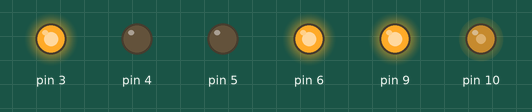
Simulated run of this sketch. Board: Arduino Uno, built with avr-gcc and run on an emulated ATmega328P. On the bench: output pins drawn as LEDs (lit = HIGH).

Above: at 0.05 s.
At 3.5 s:
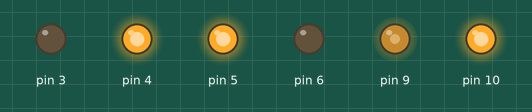
At 5.0 s:
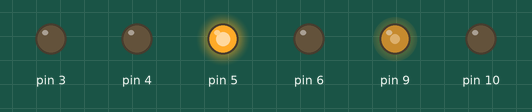
At 6.95 s:
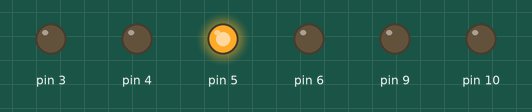
Timing chart, 0 to 9.1 s (numbered marks = the images above):
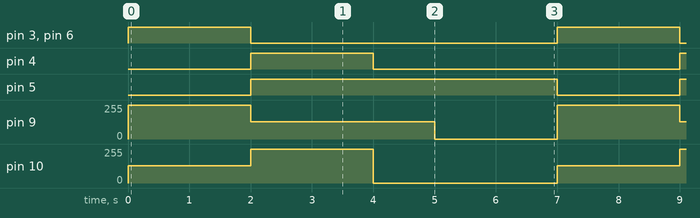

The sketch:

example.ino
```cpp
#include <L298N-can-root.h>

L298N_can_root motorSurucu(3, 4, 5, 6, 9, 10);

void setup() {
    motorSurucu.baslat();
}

void loop() {
    motorSurucu.motor1Yonu(1);   // Motor 1 ileri
    motorSurucu.motor2Yonu(-1);  // Motor 2 geri
    motorSurucu.motor1Hiz(255);  // Motor 1 maksimum hız
    motorSurucu.motor2Hiz(128);  // Motor 2 yarım hız
    delay(2000);

    motorSurucu.motor1Yonu(-1);  // Motor 1 geri
    motorSurucu.motor2Yonu(1);   // Motor 2 ileri
    motorSurucu.motor1Hiz(128);  // Motor 1 yarım hız
    motorSurucu.motor2Hiz(255);  // Motor 2 maksimum hız
    delay(2000);

    motorSurucu.sagaDurdur();    // Sadece sağ motoru durdur
    delay(1000);

    motorSurucu.solaDurdur();    // Sadece sol motoru durdur
    delay(1000);

    motorSurucu.durdur();        // Her iki motoru durdur
    delay(1000);
}
```

L298N-can-root.h
```cpp
#ifndef L298N_can_root_h
#define L298N_can_root_h

#include "Arduino.h"

class L298N_can_root {
public:
    L298N_can_root(int in1, int in2, int in3, int in4, int ena, int enb);
    void baslat();
    void motor1Yonu(int yon);
    void motor2Yonu(int yon);
    void motor1Hiz(int hiz);
    void motor2Hiz(int hiz);
    void ileriGit(int hiz);
    void geriGit(int hiz);
    void solaDon(int hiz);
    void sagaDon(int hiz);
    void durdur();
    void sagaDurdur();   // Sağ motoru durdur
    void solaDurdur();   // Sol motoru durdur

private:
    int _in1, _in2, _in3, _in4, _ena, _enb;
    int _motor1Yonu, _motor2Yonu;
    int _motor1Hiz, _motor2Hiz;
};

#endif
```

L298N-lib.cpp
```cpp
#include "L298N-can-root.h"
#include "Arduino.h"

L298N_can_root::L298N_can_root(int in1, int in2, int in3, int in4, int ena, int enb) {
    _in1 = in1;
    _in2 = in2;
    _in3 = in3;
    _in4 = in4;
    _ena = ena;
    _enb = enb;
    _motor1Yonu = 1;  // 1: İleri, -1: Geri
    _motor2Yonu = 1;  // 1: İleri, -1: Geri
    _motor1Hiz = 255; // Başlangıç hızı
    _motor2Hiz = 255; // Başlangıç hızı
}

void L298N_can_root::baslat() {
    pinMode(_in1, OUTPUT);
    pinMode(_in2, OUTPUT);
    pinMode(_in3, OUTPUT);
    pinMode(_in4, OUTPUT);
    pinMode(_ena, OUTPUT);
    pinMode(_enb, OUTPUT);

    analogWrite(_ena, _motor1Hiz);
    analogWrite(_enb, _motor2Hiz);
}

void L298N_can_root::motor1Yonu(int yon) {
    _motor1Yonu = yon;
    if (_motor1Yonu == 1) {
        digitalWrite(_in1, HIGH);
        digitalWrite(_in2, LOW);
    } else if (_motor1Yonu == -1) {
        digitalWrite(_in1, LOW);
        digitalWrite(_in2, HIGH);

    }
    else if (_motor1Yonu == 0) {
        digitalWrite(_in1, LOW);
        digitalWrite(_in2, LOW);
    }
}

void L298N_can_root::motor2Yonu(int yon) {
    _motor2Yonu = yon;
    if (_motor2Yonu == 1) {
        digitalWrite(_in3, HIGH);
        digitalWrite(_in4, LOW);
    } else if (_motor2Yonu == -1) {
        digitalWrite(_in3, LOW);
        digitalWrite(_in4, HIGH);
    }
    else if (_motor2Yonu == 0) {
        digitalWrite(_in1, LOW);
        digitalWrite(_in2, LOW);
    }
}

void L298N_can_root::motor1Hiz(int hiz) {
    _motor1Hiz = hiz;
    analogWrite(_ena, _motor1Hiz);
}

void L298N_can_root::motor2Hiz(int hiz) {
    _motor2Hiz = hiz;
    analogWrite(_enb, _motor2Hiz);
}

void L298N_can_root::ileriGit(int hiz) {
    motor1Yonu(1);
    motor2Yonu(1);
    motor1Hiz(hiz);
    motor2Hiz(hiz);
}

void L298N_can_root::geriGit(int hiz) {
    motor1Yonu(-1);
    motor2Yonu(-1);
    motor1Hiz(hiz);
    motor2Hiz(hiz);
}

void L298N_can_root::solaDon(int hiz) {
    motor1Yonu(0);
    motor2Yonu(1);
    motor1Hiz(0);
    motor2Hiz(hiz);
}

void L298N_can_root::sagaDon(int hiz) {
    motor1Yonu(1);
    motor2Yonu(0);
    motor1Hiz(hiz);
    motor2Hiz(0);
}

void L298N_can_root::durdur() {
    motor1Yonu(0);
    motor2Yonu(0);
    motor1Hiz(0);
    motor2Hiz(0);
}

void L298N_can_root::sagaDurdur() {
    motor2Yonu(0);   // Sağ motoru durdur
    motor2Hiz(0);    // Sağ motor hızını sıfırla
}

void L298N_can_root::solaDurdur() {
    motor1Yonu(0);   // Sol motoru durdur
    motor1Hiz(0);    // Sol motor hızını sıfırla
}
```

Measured:
- by itself, pin 3, pin 4, pin 6: alternates HIGH for 2.0 s and LOW for 5.0 s
- by itself, pin 5: alternates HIGH for 5.0 s and LOW for 2.0 s
- by itself, pin 9: repeats every 7.0 s: 0/255 2.0 s, 255/255 2.0 s, 128/255 3.0 s
- by itself, pin 10: repeats every 7.0 s: 255/255 2.0 s, 0/255 3.0 s, 128/255 2.0 s
